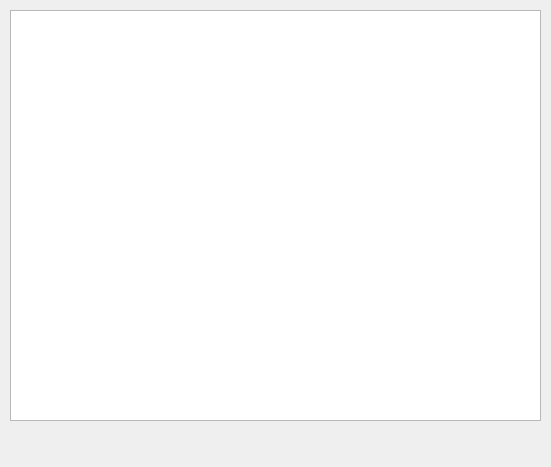
<?xml version="1.0" encoding="UTF-8"?>
<ui version="4.0">
 <class>ComplexExample</class>
 <widget class="QFrame" name="ComplexExample">
  <property name="geometry">
   <rect>
    <x>0</x>
    <y>0</y>
    <width>551</width>
    <height>467</height>
   </rect>
  </property>
  <property name="windowTitle">
   <string>Frame</string>
  </property>
  <widget class="QTableView" name="tv_ThunderGrid">
   <property name="geometry">
    <rect>
     <x>10</x>
     <y>10</y>
     <width>531</width>
     <height>411</height>
    </rect>
   </property>
  </widget>
 </widget>
 <resources/>
 <connections/>
</ui>
